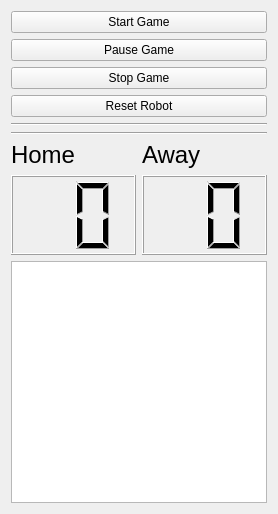
<?xml version="1.0" encoding="UTF-8"?>
<ui version="4.0">
 <class>AirHockeyManager</class>
 <widget class="QWidget" name="AirHockeyManager">
  <property name="geometry">
   <rect>
    <x>0</x>
    <y>0</y>
    <width>270</width>
    <height>514</height>
   </rect>
  </property>
  <property name="sizePolicy">
   <sizepolicy hsizetype="Minimum" vsizetype="Minimum">
    <horstretch>0</horstretch>
    <verstretch>0</verstretch>
   </sizepolicy>
  </property>
  <property name="windowTitle">
   <string>Air Hockey Manager</string>
  </property>
  <layout class="QVBoxLayout" name="verticalLayout">
   <item>
    <layout class="QVBoxLayout" name="verticalLayout_0">
     <item>
      <widget class="QPushButton" name="startButton">
       <property name="text">
        <string>Start Game</string>
       </property>
      </widget>
     </item>
     <item>
      <widget class="QPushButton" name="pauseButton">
       <property name="text">
        <string>Pause Game</string>
       </property>
      </widget>
     </item>
     <item>
      <widget class="QPushButton" name="stopButton">
       <property name="text">
        <string>Stop Game</string>
       </property>
      </widget>
     </item>
     <item>
      <widget class="QPushButton" name="resetButton">
       <property name="text">
        <string>Reset Robot</string>
       </property>
      </widget>
     </item>
     <item>
      <widget class="Line" name="line">
       <property name="orientation">
        <enum>Qt::Horizontal</enum>
       </property>
      </widget>
     </item>
     <item>
      <widget class="Line" name="line_2">
       <property name="orientation">
        <enum>Qt::Horizontal</enum>
       </property>
      </widget>
     </item>
     <item>
      <layout class="QHBoxLayout" name="horizontalLayout">
       <item>
        <layout class="QVBoxLayout" name="verticalLayoutHome">
         <property name="sizeConstraint">
          <enum>QLayout::SetFixedSize</enum>
         </property>
         <item>
          <widget class="QLabel" name="labelHome">
           <property name="sizePolicy">
            <sizepolicy hsizetype="Preferred" vsizetype="Minimum">
             <horstretch>0</horstretch>
             <verstretch>0</verstretch>
            </sizepolicy>
           </property>
           <property name="font">
            <font>
             <pointsize>18</pointsize>
            </font>
           </property>
           <property name="text">
            <string>Home</string>
           </property>
          </widget>
         </item>
         <item>
          <widget class="QLCDNumber" name="homeScore">
           <property name="sizePolicy">
            <sizepolicy hsizetype="Minimum" vsizetype="Minimum">
             <horstretch>0</horstretch>
             <verstretch>0</verstretch>
            </sizepolicy>
           </property>
           <property name="minimumSize">
            <size>
             <width>0</width>
             <height>80</height>
            </size>
           </property>
           <property name="digitCount">
            <number>2</number>
           </property>
          </widget>
         </item>
        </layout>
       </item>
       <item>
        <layout class="QVBoxLayout" name="verticalLayoutAway">
         <property name="sizeConstraint">
          <enum>QLayout::SetFixedSize</enum>
         </property>
         <item>
          <widget class="QLabel" name="labelAway">
           <property name="enabled">
            <bool>true</bool>
           </property>
           <property name="sizePolicy">
            <sizepolicy hsizetype="Preferred" vsizetype="Minimum">
             <horstretch>0</horstretch>
             <verstretch>0</verstretch>
            </sizepolicy>
           </property>
           <property name="font">
            <font>
             <pointsize>18</pointsize>
            </font>
           </property>
           <property name="text">
            <string>Away</string>
           </property>
           <property name="scaledContents">
            <bool>false</bool>
           </property>
          </widget>
         </item>
         <item>
          <widget class="QLCDNumber" name="awayScore">
           <property name="sizePolicy">
            <sizepolicy hsizetype="Minimum" vsizetype="Minimum">
             <horstretch>0</horstretch>
             <verstretch>0</verstretch>
            </sizepolicy>
           </property>
           <property name="minimumSize">
            <size>
             <width>0</width>
             <height>80</height>
            </size>
           </property>
           <property name="font">
            <font>
             <pointsize>11</pointsize>
            </font>
           </property>
           <property name="digitCount">
            <number>2</number>
           </property>
          </widget>
         </item>
        </layout>
       </item>
      </layout>
     </item>
     <item>
      <widget class="QTextBrowser" name="textBrowser">
       <property name="sizePolicy">
        <sizepolicy hsizetype="MinimumExpanding" vsizetype="MinimumExpanding">
         <horstretch>0</horstretch>
         <verstretch>0</verstretch>
        </sizepolicy>
       </property>
       <property name="maximumSize">
        <size>
         <width>16777215</width>
         <height>16777215</height>
        </size>
       </property>
      </widget>
     </item>
    </layout>
   </item>
  </layout>
 </widget>
 <resources/>
 <connections/>
</ui>
